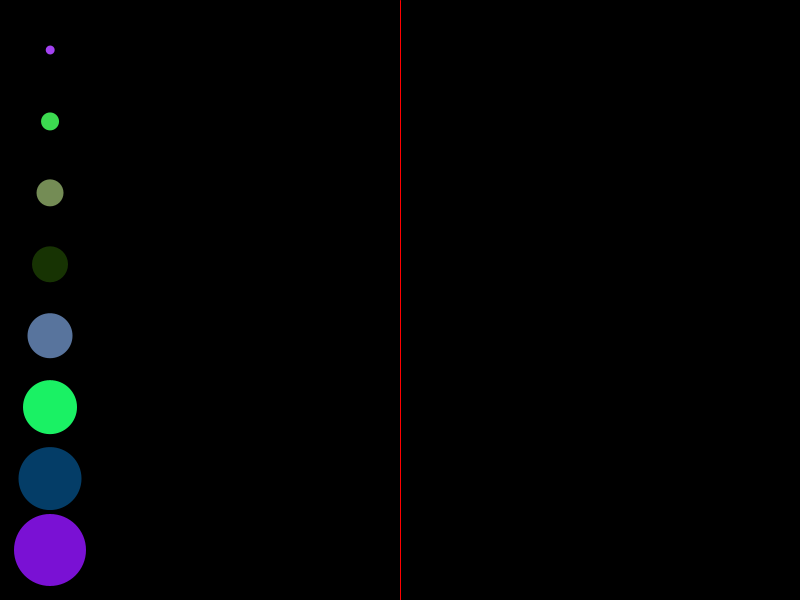
Frame 1 (no input)
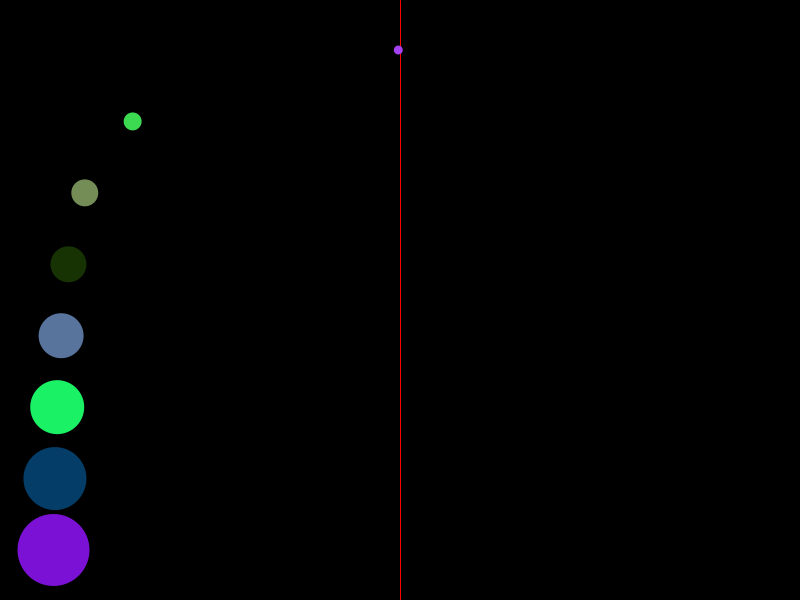
Frame 60 (the mouse pressed at the canvas centre just before this capture)
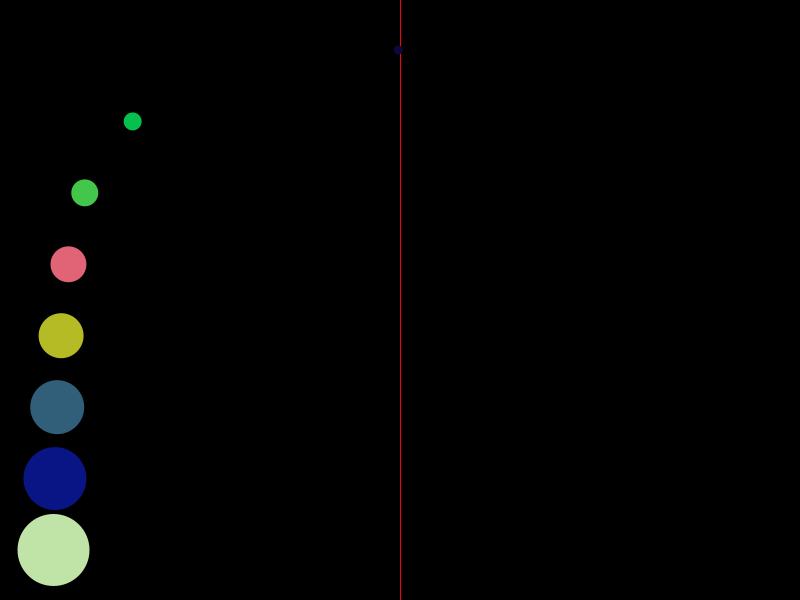
Frame 120 (the mouse held since frame 60 and released just before this capture)

The Processing sketch that drew these frames (run headless with seeded random() and noise(); from frame 60 on, the mouse is pressed at the canvas centre):

// Processing sketch: Quiz_9
// ── Quiz_9.pde
int numWalkers = 8;
Walker[] walkers = new Walker[numWalkers];

void setup() {
    size(800, 600);
    for (int i = 0; i < numWalkers; i++) {
        float mass = i + 1; // Increasing mass
        float posY = map(i, 0, numWalkers - 1, 50, height - 50); // Adjusted spacing
        walkers[i] = new Walker(50, posY, mass);
    }
}

void draw() {
    background(0);

    // Draw the red "finish line" in the middle
    stroke(255, 0, 0);
    line(width / 2, 0, width / 2, height);
    noStroke(); // Disable stroke after drawing the line

    for (Walker w : walkers) {
        if (w.position.x < width) { // Only move if within screen bounds
            // Apply constant acceleration to the right
            PVector acceleration = new PVector(0.2 / w.mass, 0); 
            w.applyForce(acceleration);

            // Determine friction coefficient
            float mew = (w.position.x > width / 2) ? 0.4 : 0.01;
            PVector friction = w.calculateFriction(mew);
            w.applyForce(friction);
        }

        w.update();
        w.display();
    }
}

// Reset on mouse click
void mousePressed() {
    setup();
}

class Walker {
    PVector position, velocity, acceleration;
    float mass;
    color walkerColor;
    
    Walker(float x, float y, float m) {
        position = new PVector(x, y);
        velocity = new PVector(0, 0);
        acceleration = new PVector(0, 0);
        mass = m;
        walkerColor = color(random(255), random(255), random(255));
    }

    void applyForce(PVector force) {
        PVector f = PVector.div(force, mass);
        acceleration.add(f);
    }

    PVector calculateFriction(float mew) {
        PVector friction = velocity.copy();
        friction.normalize();
        friction.mult(-mew);
        return friction;
    }

    void update() {
        velocity.add(acceleration);
        position.add(velocity);
        acceleration.mult(0);

        // Stop at the right edge
        if (position.x >= width) {
            position.x = width;
            velocity.set(0, 0); // Stop movement
        }
    }

    void display() {
        fill(walkerColor);
        ellipse(position.x, position.y, mass * 9, mass * 9);
    }
}
